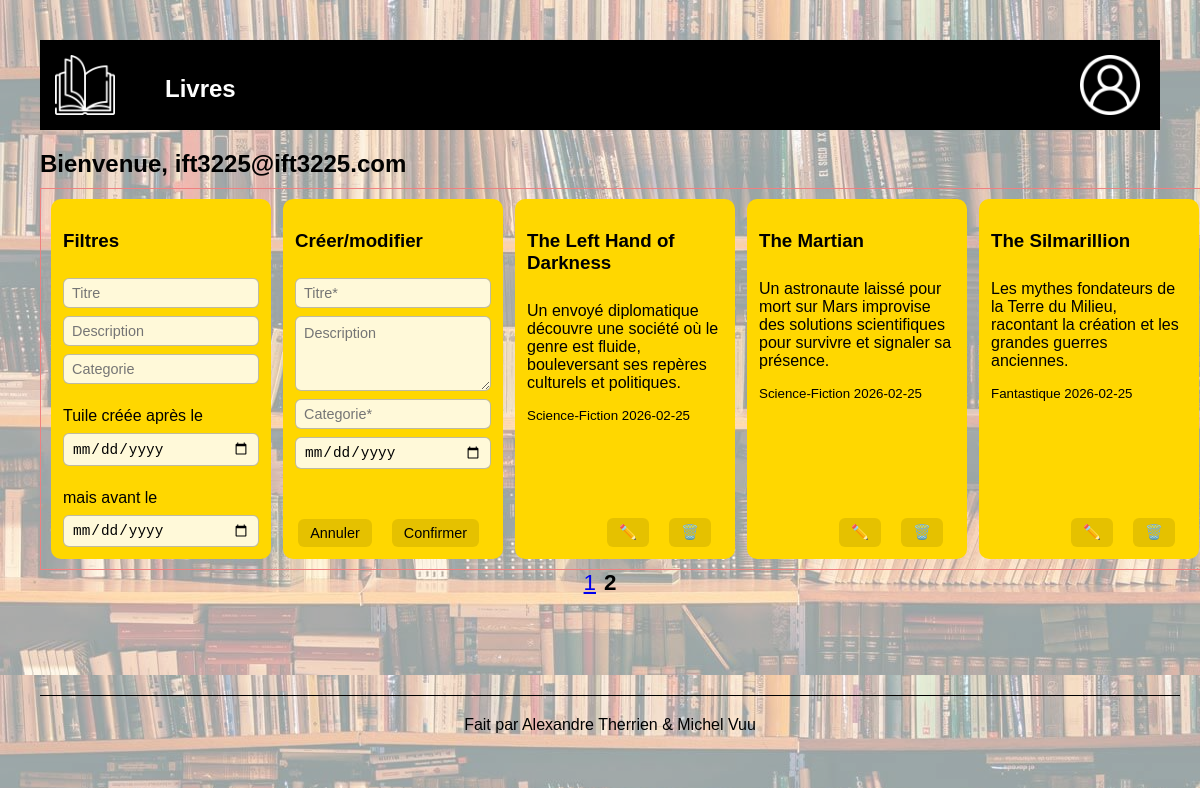
The app's page /user_home.php?page=2 (signed in) with its own data.
### tables this page shows
CREATE TABLE `tiles` (
  `tile_id` int(11) NOT NULL,
  `title` varchar(255) NOT NULL,
  `tile_date` date NOT NULL,
  `category` varchar(100) DEFAULT NULL,
  `description` text NOT NULL,
  `account_id` int(11) NOT NULL
);

### public/user_home.php (the view, shortened to what this page needs)
<?php
require_once __DIR__ . '/../includes/db.php';
$query_admin = $bdd->prepare("
        SELECT admin
        FROM accounts
        WHERE account_id = :account_id
        ");
$query_admin->execute(['account_id' => $_SESSION['account_id']]);
$isAdmin = (bool)$query_admin->fetchColumn();
if ($isAdmin) {
    $query_count = $bdd->prepare("SELECT COUNT(*) FROM tiles");
    $query_count->execute();
} else {
    $query_count = $bdd->prepare("SELECT COUNT(*) FROM tiles WHERE account_id = :account_id");
    $query_count->execute(['account_id' => $_SESSION['account_id']]);
}
$perPage = 15;
$page = max(1, (int)($_GET['page'] ?? 1));
$offset = ($page -1) * $perPage;
$total_tiles = (int)$query_count->fetchColumn();
$total_pages = (int)ceil($total_tiles / $perPage);
$sql = "SELECT tile_id, title, tile_date, category, description
        FROM tiles ";
$sql .= "ORDER BY title ASC
         LIMIT $perPage OFFSET $offset";
$query = $bdd->prepare($sql);
if (!$isAdmin) {$query->execute(['account_id' => $_SESSION['account_id']]);}
else {$query->execute();}
$tiles = $query->fetchAll(PDO::FETCH_ASSOC);
?>
<!DOCTYPE html>
<html lang="fr">
<head>
        <link rel="stylesheet" href="./assets/css/style.css">
</head>
<body>
        <?php include('./partials/header.php'); ?>
<h2>Bienvenue, <?=  ($_SESSION['account_name']) ?></h2>
<div class="container">
        <div class="tile">
                <form>
                        <h3>Filtres</h3>
                        <input type="text" id="title_f" placeholder="Titre" onkeyup="filterTiles()">
                        <input type="text" id="description_f" placeholder="Description" onkeyup="filterTiles()">
                        <input type="text" id="category_f" placeholder="Categorie" onkeyup="filterTiles()">
                        <label>Tuile créée après le</label><input type="date" id="date_begin_f" placeholder="Date création" onchange="filterTiles()">
                        <label>mais avant le</label><input type="date" id="date_end_f" onchange="filterTiles()">
                </form>
        </div>
        <div class="tile">
                <form id="tile_form">
                        <h3>Créer/modifier</h3>
                        <input type="text" id="title_m" name="title" placeholder="Titre*" required>
                        <textarea id="description_m" name="description" placeholder="Description" rows="3"
                                oninput="this.style.height='';this.style.height=this.scrollHeight+'px'"></textarea>
                        <input type="text" id="category_m" name="category" placeholder="Categorie*" required></input>
                        <input type="date" id="date_m" name="tile_date" required></input>
                        <div class="tile-actions">
                                <button type="button" id="btn-cancel-edit">Annuler</button>
                                <button type="submit">Confirmer</button>
                        </div>
                </form>
        </div>
        <div id="tiles_result">
                <?php foreach ($tiles as $tile): ?>
                        <div class="tile" data-tile-id="<?= (int)$tile['tile_id'] ?>">
                                <h3><?= htmlspecialchars($tile['title']) ?></h3>
                                <p><?= htmlspecialchars($tile['description']) ?></p>
                                <small>
                                        <span><?= htmlspecialchars($tile['category']) ?></span>
                                        <span><?= htmlspecialchars($tile['tile_date']) ?></span>
                                </small>
                                <div class="tile-actions">
                                        <button type="button" class="btn-edit">✏️</button>
                                        <button type="button" class="btn-delete">🗑️</button>
                                </div>
                        </div>
                <?php endforeach; ?>
        </div>
</div>
<nav class="pagination">
        <?php for ($i = 1; $i <= $total_pages; $i++): ?>
                <?php if ($i === $page): ?>
                        <strong><?= $i ?></strong>
                <?php else: ?>
                        <a href="?page=<?= $i ?>"><?= $i ?></a>
                <?php endif; ?>
        <?php endfor; ?>
</nav>
<?php include('./partials/footer.php'); ?>
</body></html>

### public/assets/css/style.css (style rules this page uses)
html, body { height:100%; margin:0; }
body { background-image: linear-gradient(rgba(255, 255, 255, 0.6), rgba(255, 255, 255, 0.6)), url("../images/books.jpg"); font-family: Arial, sans-serif; padding: 40px; box-sizing: border-box; position: relative; display:flex; flex-direction:column; }
h1, h2 { margin-bottom: 10px; }
form { background: white; padding: 20px; width: 18vw; border: 1px solid #ccc; border-radius: 10px; }
label { display: block; margin-top: 15px; width: 18vw; margin-right: 1vw; }
input { padding: 0; padding-top: 10px; padding-bottom: 10px; width: 17.9vw; margin-top: 5px; border-style: none; background-color: #efefef; border-radius: 5px; ; }
button { margin-top: 15px; cursor: pointer; background-color: darkorange; margin-right: 1vw; padding: 10px 5px 10px 5px; border-radius: 5px; border-style: solid; border-color: white; width: 18vw; }
p { margin-top: 10px; }
.container { padding: 10px; border: 1px solid lightcoral; display: grid; grid-template-columns: repeat(auto-fit, minmax(220px, 1fr)); gap: 12px; max-width: 1200px; margin: 0 auto; }
.tile { position: relative; background-color: gold; padding: 12px; border-radius: 10px; display: flex; flex-direction: column; min-height: 160px; overflow: hidden; }
.tile-actions { margin-top: auto; display: flex; justify-content: flex-end; gap: 8px; }
.tile-actions button { margin-top: 0; align-self: center; border: none; background: rgba(0, 0, 0, 0.1); cursor: pointer; padding: 4px 6px; border-radius: 4px; font-size: 0.9rem; }
.tile form { background: transparent; padding: 0; width: 100%; border: 0; border-radius: 0; display: flex; flex-direction: column; gap: 8px; height: 100%; min-width: 0; }
.tile input { width: 100%; max-width: 100%; box-sizing: border-box; margin-top: 0; padding: 6px 8px; font-size: 0.9rem; border-radius: 6px; border: 1px solid rgba(0, 0, 0, 0.25); background: rgba(255, 255, 255, 0.85); }
.tile textarea { width: 100%; box-sizing: border-box; padding: 6px 8px; font-size: 0.9rem; font-family: inherit; line-height: 1.4; border-radius: 6px; border: 1px solid rgba(0, 0, 0, 0.25); background: rgba(255, 255, 255, 0.85); resize: vertical; outline: none; }
.tile button { width: auto; margin-top: auto; align-self: flex-end; padding: 6px 12px; font-size: 0.9rem; background: rgba(0, 0, 0, 0.1); border: none; border-radius: 6px; cursor: pointer; }
#tiles_result { display: contents; }
.pagination { font-size: 1.4rem; display: flex; justify-content: center; gap: 8px; }

### records on screen
tiles: title "The Left Hand of Darkness", description "Un envoyé diplomatique découvre une société où le genre est fluide, bouleversant ses repères culturels et politiques.", category "Science-Fiction", tile_date "2026-02-25"
tiles: title "The Martian", description "Un astronaute laissé pour mort sur Mars improvise des solutions scientifiques pour survivre et signaler sa présence.", category "Science-Fiction", tile_date "2026-02-25"
tiles: title "The Silmarillion", description "Les mythes fondateurs de la Terre du Milieu, racontant la création et les grandes guerres anciennes.", category "Fantastique", tile_date "2026-02-25"

### other values on screen
$_SESSION['account_name'] "ift3225@ift3225.com"
